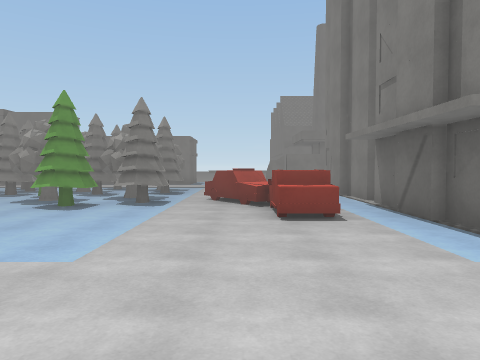
view 1 (above)

24 first-person views from a walk through a Unity game level. The camera is 1.4 m above the floor, tilts 2° down and sees 70° across. The floor is counted in squares, 2 m on a side. Each view is taken from the middle of a square. On the plan, view 1 faces up. The plan holds only what a view shows up to about 11 squares ahead; the rest is blank. The place goes on beyond the plan. The player character is not drawn. Surface patterns are stand-ins for the level's own textures.

view 2
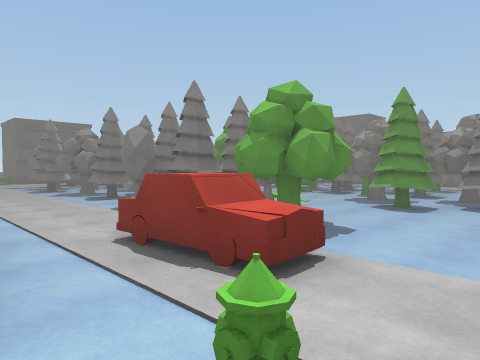

view 3
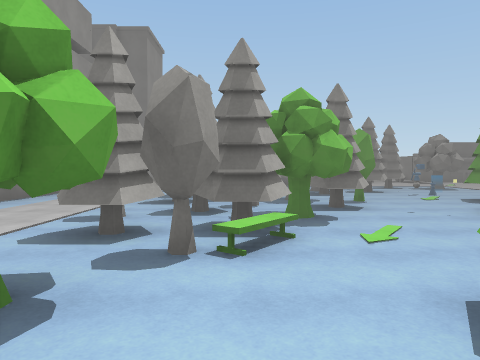

view 4
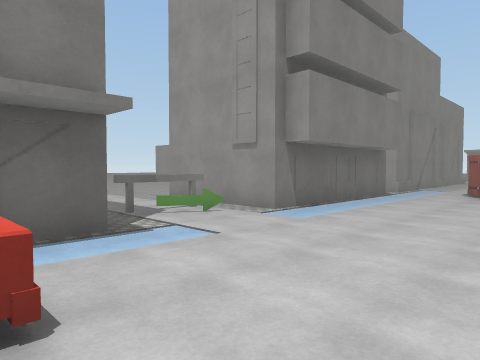

view 5
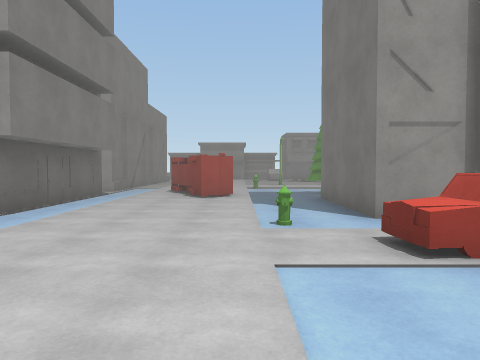

view 6
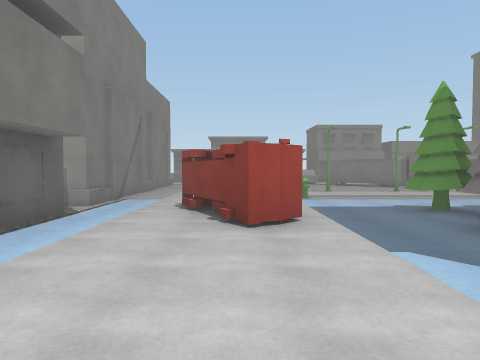

view 7
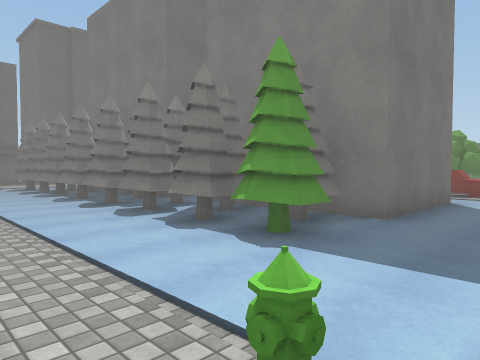

view 8
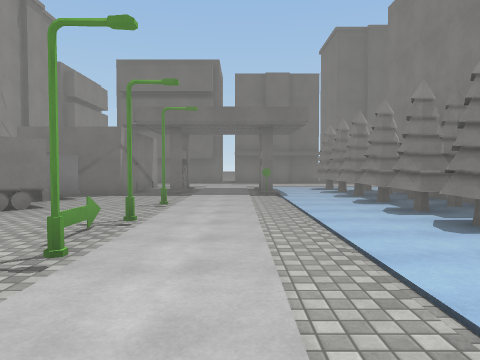

view 9
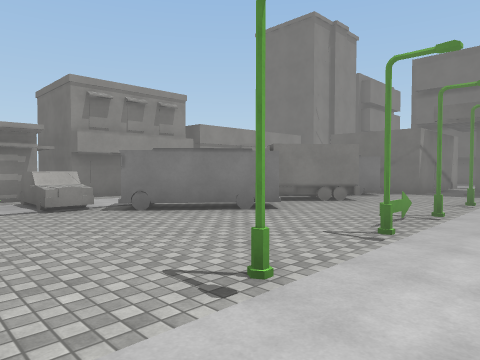

view 10
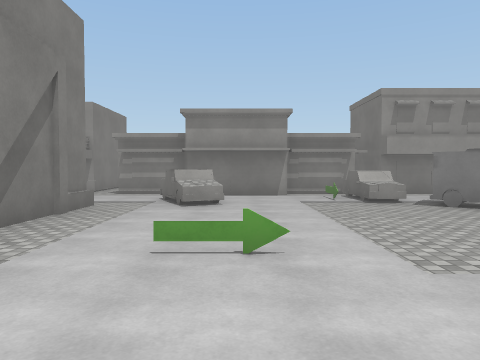

view 11
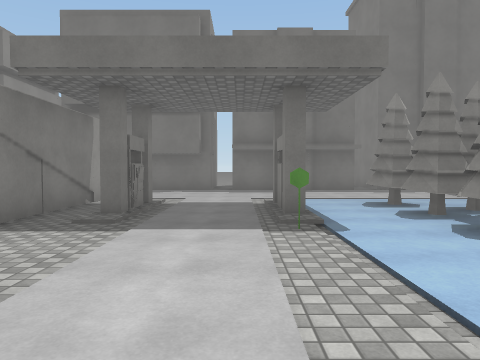

view 12
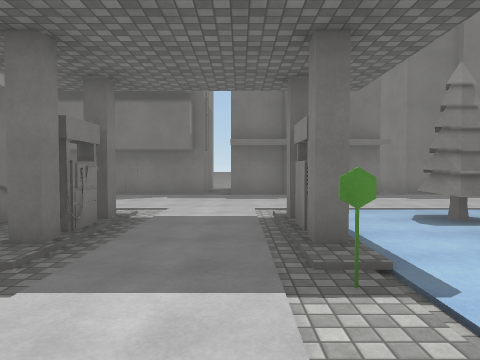

view 13
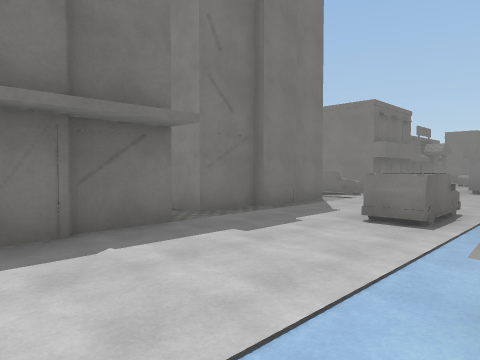

view 14
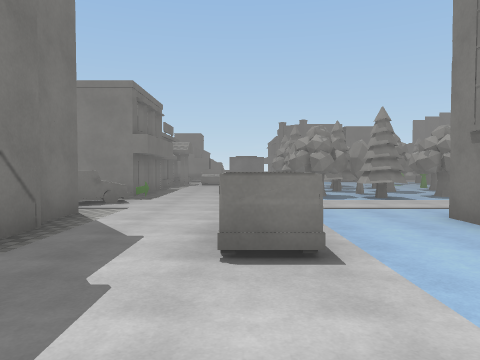

view 15
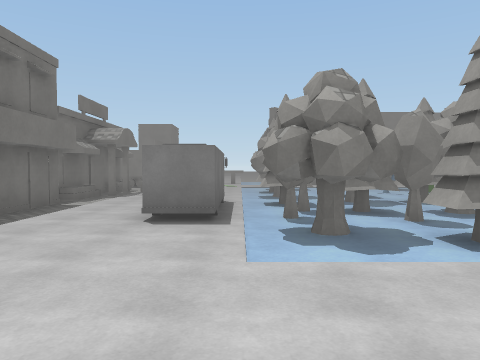

view 16
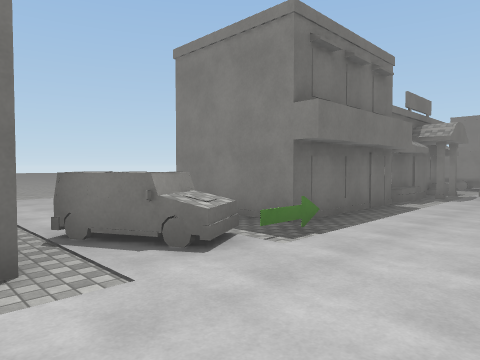

view 17
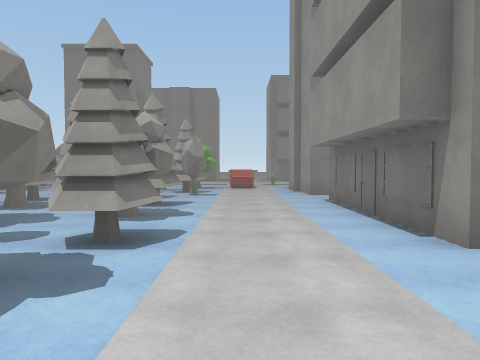

view 18
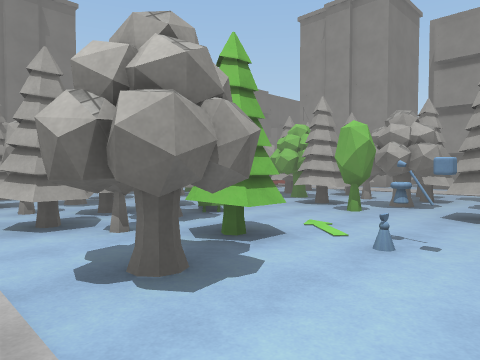

view 19
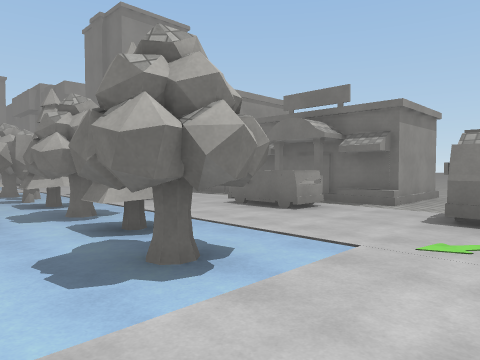

view 20
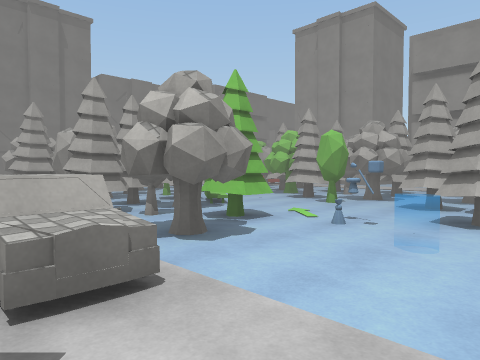

view 21
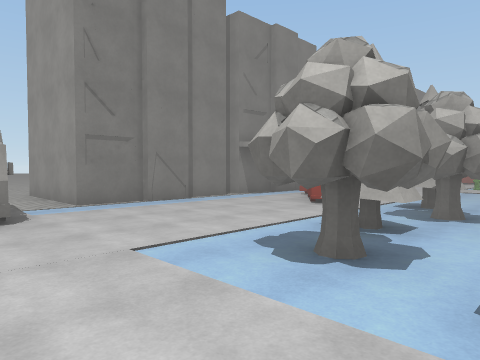

view 22
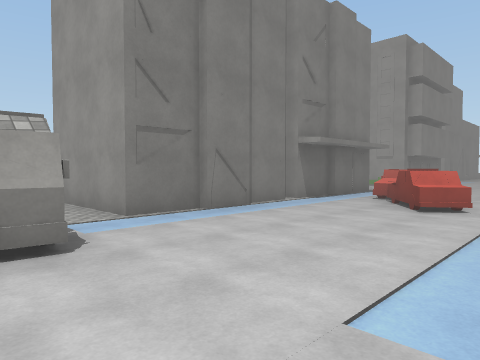

view 23
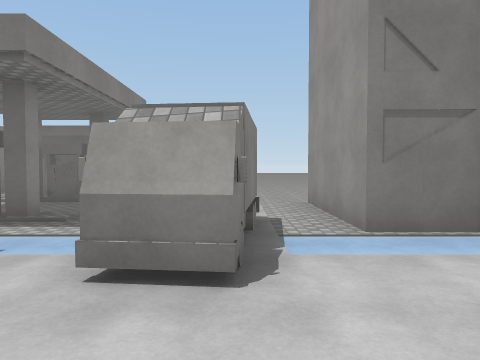

view 24
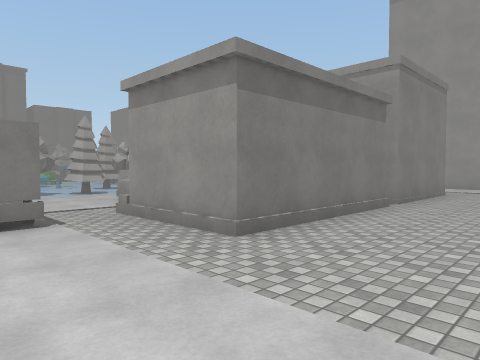

### Floor plan
Key: @ floor where view 1 was taken; # wall or solid block; . main floor; - floor 0.25 m lower than the main floor; / step, stairs or slope; = window, fence, low wall or low ledge; T tree; B building; U bush; C car; R truck; E bench; H hydrant; F fence; S streetlight; A bus; O other object.
Columns run from 24 left of view 1 to 10 right of it. Each row starts with its distance up from view 1.
 14 ....   O .....      .....OO
 13 .....OOO.....CC.    .....OOO...
 12 ..........TT..TTTTUTTTT............
 11 ...BBB....TT .TTUTUOTTT....BBBB....
 10  ..B B.O..TT=O.TOTTOTTT....B
  9  ..B B.O..TTT....ETUTTT....B
  8  ..B B....TTT..U...TTTT.C..B
  7  ..BBB..A.TTTTTUT...TTT.C..B
  6  ..B B..A.UTTTTTTT...T...R.B
  5   .B B..A.UUUTTUUTTU.....R.B
  4   .BBB....TUTTTTTTT.TT.....B
  3   ....O...TTTT.T.UT.T........
  2  ...OO..............CC......F..
  1  ... .................H....OF....
  0      B.....BBBBBBBBBBB..@..BBBB..
 -1      B..O..B         B.....B
 -2      B..O..     B    B.....B
 -3     BB.....TBOOBTTBTTB..O..B
 -4      ......TTTOTTTTTT..OO..B
 -5       B...TTTTTTTTTTTT..OO..
 -6       B................. ..B
 -7       B../.##O--------H...-B
 -8       B....................BB
 -9     BBB....................BB
-10       B....##..S.SOS.S..O..BB
-11       B.. ####.............B
-12       B      #A.O.A........B
-13       B          O AA......B
-14                  O .AC...R..
-15                     .CO..R..
-16                     .. BBB..

Positions as (right, up) in squares from view 1, and headings:
1: (0, 0), facing up
2: (-1, 0), facing up-left
3: (-2, 5), facing left
4: (-1, 5), facing down-right
5: (-1, 5), facing down
6: (0, 1), facing down
7: (-1, -8), facing up-left
8: (-2, -8), facing left
9: (-1, -8), facing down-left
10: (0, -7), facing down
11: (-7, -8), facing left
12: (-9, -8), facing left
13: (-14, -7), facing up-left
14: (-16, -5), facing up
15: (-15, 0), facing up
16: (-16, 0), facing up-left
17: (-16, 2), facing right
18: (-12, 13), facing down-right
19: (-12, 14), facing down-left
20: (-13, 14), facing down-right
21: (-4, 14), facing down-right
22: (-2, 14), facing down-right
23: (-1, 13), facing right
24: (-24, 14), facing down-right
